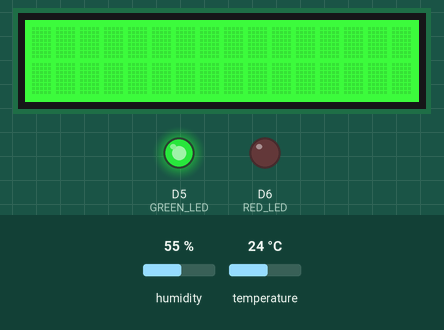
A program run on a simulated Raspberry Pi (BCM pin numbers) with a GrovePi. On the bench: 16×2 character LCD, output pins drawn as LEDs (lit = HIGH). The inputs (shaded band) are chosen by the test bench; at power-on: temperature 24 °C, humidity 55 %. What the program prints to the terminal is not drawn.

Above: at 1.2 s.
1.3 s: temperature set to 20.3 °C
At 6.2 s:
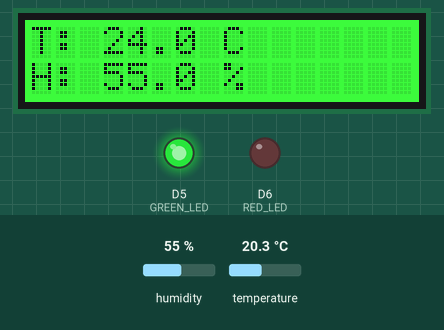
At 8.2 s:
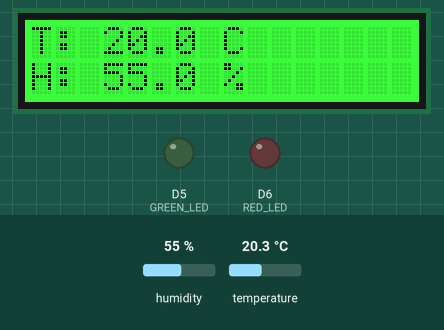
9.3 s: temperature set to 19.2 °C
At 17.6 s:
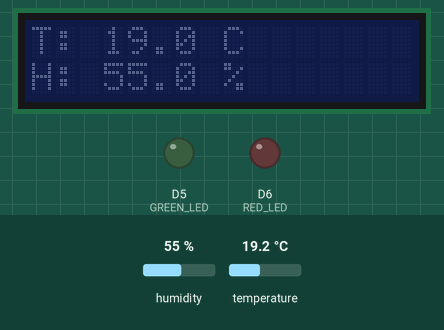
Timing chart, 0 to 19.1 s (numbered marks = the images above; inputs shaded):
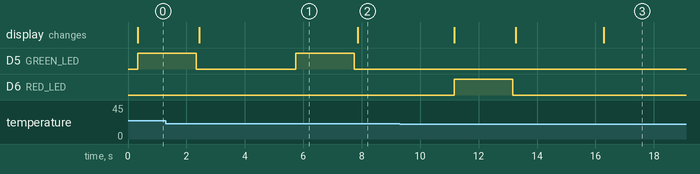

The program:

sensor_test.py
```python
#!/usr/bin/python3
# -*- coding: utf-8 -*-

"""Sensor and LCD output test.
Python version used: 3.6.8
See requirements.txt for additional dependencies
Styling guide: PEP 8 -- Style Guide for Python Code
    (https://www.python.org/dev/peps/pep-0008/) and
    PEP 257 -- Docstring Conventions
    (https://www.python.org/dev/peps/pep-0257/)
"""

from __future__ import (absolute_import, division, print_function,
                        unicode_literals)

import math
import time

import grovepi
import grove_rgb_lcd

# Module metadata dunders
__author__ = "Rob Garcia"
__copyright__ = "Copyright 2019-2020, Rob Garcia"
__email__ = "rgarcia@rgcoding.com"
__license__ = "MIT"

BLUE_DHT = 0         # For DHT11
# WHITE_DHT = 1       # For DHT22
GREEN_LED = 5        # Digital port 5
RED_LED = 6          # Digital port 6
DHT_SENSOR_PORT = 7  # Digital port 7
ON = 1
OFF = 0


def sensor_test():
    # type: () -> None
    """Collects and displays temperature and humidity data"""
    sensor_data = []

    for _ in range(10):
        try:
            for _ in range(3):
                [temp, humid] = grovepi.dht(DHT_SENSOR_PORT, BLUE_DHT)
                if not math.isnan(temp) and not math.isnan(humid):
                    if temp >= 20.0:
                        # Temperature is good: Everything is green.
                        grove_rgb_lcd.setRGB(0, 255, 0)
                        grovepi.digitalWrite(GREEN_LED, ON)
                        time.sleep(2)
                        grovepi.digitalWrite(GREEN_LED, OFF)
                    else:
                        # Temperature is too low: Turn to red.
                        grove_rgb_lcd.setRGB(255, 0, 0)
                        grovepi.digitalWrite(RED_LED, ON)
                        time.sleep(2)
                        grovepi.digitalWrite(RED_LED, OFF)
                    t_str = str(temp)
                    h_str = str(humid)
                    print("Temperature: {}C | Humidity: {}%".format(t_str, h_str))
                    grove_rgb_lcd.setText_norefresh(
                        "T: {} C\nH: {} %".format(temp, humid))
                    sensor_data.append([temp, humid])
                # For DHT11, wait three seconds before next reading
                time.sleep(3)
        except (IOError, TypeError) as ex:
            print("Error: {}".format(str(ex)))
            shutdown_board()
        except KeyboardInterrupt:
            shutdown_board()
        print(sensor_data)
        # Wait 30 seconds before collecting next set of data
        grove_rgb_lcd.setRGB(0, 0, 0)
        time.sleep(30)
    shutdown_board()


def shutdown_board():
    # type: () -> None
    """Turns off LEDs and clears LCD screen"""
    grovepi.digitalWrite(RED_LED, OFF)
    grovepi.digitalWrite(GREEN_LED, OFF)
    grove_rgb_lcd.setRGB(0, 0, 0)
    grove_rgb_lcd.setText("")
    print("Job complete. Have an excellent day.")


def main():
    """Application entry point."""
    print("Test of the GrovePi DHT sensor, LEDs and RGB LCD screen.\n")
    sensor_test()


if __name__ == "__main__":
    main()
```

Measured:
- the behaviour switches between 20 and 19.9 °C on temperature (found by bisection; images 2 and 3)
- after the input at 1.3 s, the display: first differs from a run without the input after 6.6 s (image 2)
- after the input at 9.3 s, D5 (GREEN_LED): stays LOW (without the input it goes to HIGH after 1.9 s); D6 (RED_LED): LOW → HIGH after 1.9 s, → LOW 2.0 s later; the display: first changes after 1.9 s (image 3 shows a later state)
- what the display in image 1 shows lasts 5.5 s, from 2.4 s to 7.9 s
